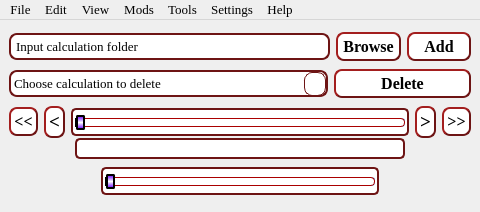
<?xml version="1.0" encoding="UTF-8"?>
<ui version="4.0">
 <class>VRVisual</class>
 <widget class="QMainWindow" name="VRVisual">
  <property name="windowModality">
   <enum>Qt::NonModal</enum>
  </property>
  <property name="geometry">
   <rect>
    <x>0</x>
    <y>0</y>
    <width>480</width>
    <height>212</height>
   </rect>
  </property>
  <property name="sizePolicy">
   <sizepolicy hsizetype="Preferred" vsizetype="Fixed">
    <horstretch>0</horstretch>
    <verstretch>0</verstretch>
   </sizepolicy>
  </property>
  <property name="minimumSize">
   <size>
    <width>480</width>
    <height>212</height>
   </size>
  </property>
  <property name="maximumSize">
   <size>
    <width>720</width>
    <height>318</height>
   </size>
  </property>
  <property name="contextMenuPolicy">
   <enum>Qt::DefaultContextMenu</enum>
  </property>
  <property name="acceptDrops">
   <bool>false</bool>
  </property>
  <property name="windowTitle">
   <string>VaspReader</string>
  </property>
  <property name="windowIcon">
   <iconset resource="Resource.qrc">
    <normaloff>:/VRlogo/VR-logo.ico</normaloff>:/VRlogo/VR-logo.ico</iconset>
  </property>
  <property name="autoFillBackground">
   <bool>false</bool>
  </property>
  <property name="styleSheet">
   <string notr="true">QWidget#MainWidget{
	background-image: url(:/visual/VRVisual_background.png);
	background-position: right bottom;
}
QLineEdit{
  border-radius: 8px;
  border: 2px solid rgb(109, 20, 20);
  padding: 3px 3px;
}
QLineEdit:hover{
  border-radius: 8px;
  background-color: rgb(255, 248, 231);
  border: 1px solid rgb(109, 20, 20);
  padding: 3px 3px;
}
QLineEdit:focus {
  border: 3px solid rgb(0, 0, 0);
}

QLineEdit::placeholder {
  color: #000000;
}
QPushButton {
  background-color: rgb(255, 255, 255);
  color: black;
  font-weight: 600;
  border-radius: 8px;
  border: 2px solid rgb(109, 20, 20);
  padding: 3px 3px;
  margin-top: 0px;
  outline: 0px;
  border-style: outset;
}
QPushButton:hover {
  background-color: rgb(255, 248, 231);
  border: 1px solid rgb(74, 0, 0);
  border-style: outset;
}
QPushButton:pressed {
background-color: rgb(255, 247, 221);
border: 3px solid #000000
}
QComboBox {
  border-radius: 8px;
  border: 2px solid rgb(109, 20, 20);
  padding: 3px 3px;
}
QComboBox::drop-down {
  width: 18px;
  height:22px;
  padding: 0px 1px;
  border: 1px solid rgb(109, 20, 20);
  border-radius: 8px;
}
QComboBox::down-arrow {
  image: url(:/down-arrow_ico/down-arrow.ico);
  width: 18px;
  height:22px;
}
QComboBox::down-arrow:hover {
    width: 18px;
    height:22px;
    padding: 0px 1px;
    border: 1px solid #000000;
    border-radius: 8px;
	background-color: rgb(255, 229, 162);
}
QComboBox::down-arrow:pressed {
    width: 18px;
    height:22px;
    padding: 0px 1px;
    border: 1px solid #000000;
    border-radius: 8px;
	background-color: rgb(255, 232, 216);
}
QComboBox:pressed {
	background-color: rgb(255, 250, 237);
	border: 3px solid #000000;
    border-radius: 8px;
}
QComboBox:hover{
  border-radius: 8px;
  background-color: rgb(255, 248, 231);
  border: 1px solid rgb(109, 20, 20);
  padding: 3px 3px;
}
QFrame{
  border: 2px solid rgb(109, 20, 20);
  border-radius: 5px;
	background-color: rgb(255, 255, 255);
}
QFrame:hover{
  background-color: rgb(255, 248, 231);
  border: 1px solid rgb(109, 20, 20);
  background-color: rgb(255, 248, 231);
}
QSlider{
  background-color: rgb(255, 255, 255);
}
QSlider:hover{
  background-color: rgb(255, 248, 231);
}

QSlider::groove:horizontal{
border: 1px solid #637EB8;
background: white;
height: 7px;
border-radius: 3px;
}
QSlider::sub-page:horizontal {
background: qlineargradient(spread:reflect, x1:0.534, y1:0, x2:0.534, y2:0.5, stop:0 rgba(106, 0, 255, 255), stop:1 rgba(255, 255, 255, 255));
border: 1px solid rgb(0, 0, 0);
height: 10px;
border-radius: 4px;
}
QSlider::add-page:horizontal {
background: #fff;
border: 1px solid rgb(170, 0, 0);
height: 10px;
border-radius: 4px;
}
QSlider::handle:horizontal{
background: qlineargradient(spread:reflect, x1:0.534, y1:0, x2:0.534, y2:0.5, stop:0 rgba(106, 0, 255, 255), stop:1 rgba(255, 255, 255, 255));
border: 2px solid rgb(0, 0, 0);
width: 5px;
margin-top: -4px;
margin-bottom: -4px;
border-radius: 2px;
}</string>
  </property>
  <property name="locale">
   <locale language="English" country="UnitedStates"/>
  </property>
  <property name="inputMethodHints">
   <set>Qt::ImhNone</set>
  </property>
  <property name="iconSize">
   <size>
    <width>24</width>
    <height>24</height>
   </size>
  </property>
  <property name="toolButtonStyle">
   <enum>Qt::ToolButtonIconOnly</enum>
  </property>
  <property name="tabShape">
   <enum>QTabWidget::Rounded</enum>
  </property>
  <property name="dockNestingEnabled">
   <bool>false</bool>
  </property>
  <property name="unifiedTitleAndToolBarOnMac">
   <bool>false</bool>
  </property>
  <widget class="QWidget" name="MainWidget">
   <property name="sizePolicy">
    <sizepolicy hsizetype="Preferred" vsizetype="Fixed">
     <horstretch>0</horstretch>
     <verstretch>0</verstretch>
    </sizepolicy>
   </property>
   <property name="styleSheet">
    <string notr="true"/>
   </property>
   <layout class="QGridLayout" name="gridLayout" rowstretch="0,0,0,0,0,0,0,0" columnstretch="0,0,0,0">
    <property name="topMargin">
     <number>12</number>
    </property>
    <property name="horizontalSpacing">
     <number>8</number>
    </property>
    <property name="verticalSpacing">
     <number>0</number>
    </property>
    <item row="5" column="0" colspan="4">
     <widget class="QWidget" name="CentralWidget" native="true">
      <layout class="QHBoxLayout" name="horizontalLayout">
       <property name="leftMargin">
        <number>0</number>
       </property>
       <property name="topMargin">
        <number>0</number>
       </property>
       <property name="rightMargin">
        <number>0</number>
       </property>
       <property name="bottomMargin">
        <number>0</number>
       </property>
       <item>
        <widget class="QPushButton" name="ToFirstStep">
         <property name="font">
          <font>
           <family>Times New Roman</family>
           <pointsize>12</pointsize>
           <bold>true</bold>
          </font>
         </property>
         <property name="text">
          <string>&lt;&lt;</string>
         </property>
        </widget>
       </item>
       <item>
        <widget class="QPushButton" name="MoveBack">
         <property name="font">
          <font>
           <family>Times New Roman</family>
           <pointsize>14</pointsize>
           <bold>true</bold>
          </font>
         </property>
         <property name="text">
          <string>&lt;</string>
         </property>
        </widget>
       </item>
       <item>
        <widget class="QFrame" name="StepSliderWidget">
         <property name="sizePolicy">
          <sizepolicy hsizetype="Preferred" vsizetype="Fixed">
           <horstretch>0</horstretch>
           <verstretch>0</verstretch>
          </sizepolicy>
         </property>
         <property name="autoFillBackground">
          <bool>false</bool>
         </property>
         <property name="frameShape">
          <enum>QFrame::Box</enum>
         </property>
         <property name="frameShadow">
          <enum>QFrame::Sunken</enum>
         </property>
         <property name="lineWidth">
          <number>3</number>
         </property>
         <property name="midLineWidth">
          <number>1</number>
         </property>
         <layout class="QVBoxLayout" name="verticalLayout_2">
          <property name="leftMargin">
           <number>2</number>
          </property>
          <property name="topMargin">
           <number>2</number>
          </property>
          <property name="rightMargin">
           <number>2</number>
          </property>
          <property name="bottomMargin">
           <number>2</number>
          </property>
          <item>
           <widget class="QSlider" name="StepSlider">
            <property name="font">
             <font>
              <family>Times New Roman</family>
              <pointsize>12</pointsize>
             </font>
            </property>
            <property name="acceptDrops">
             <bool>false</bool>
            </property>
            <property name="toolTip">
             <string/>
            </property>
            <property name="autoFillBackground">
             <bool>false</bool>
            </property>
            <property name="singleStep">
             <number>1</number>
            </property>
            <property name="orientation">
             <enum>Qt::Horizontal</enum>
            </property>
            <property name="invertedAppearance">
             <bool>false</bool>
            </property>
            <property name="invertedControls">
             <bool>false</bool>
            </property>
            <property name="tickPosition">
             <enum>QSlider::TicksBelow</enum>
            </property>
            <property name="tickInterval">
             <number>5</number>
            </property>
           </widget>
          </item>
         </layout>
        </widget>
       </item>
       <item>
        <widget class="QPushButton" name="MoveForward">
         <property name="font">
          <font>
           <family>Times New Roman</family>
           <pointsize>14</pointsize>
           <bold>true</bold>
          </font>
         </property>
         <property name="text">
          <string>&gt;</string>
         </property>
        </widget>
       </item>
       <item>
        <widget class="QPushButton" name="ToLastStep">
         <property name="font">
          <font>
           <family>Times New Roman</family>
           <pointsize>12</pointsize>
           <bold>true</bold>
          </font>
         </property>
         <property name="text">
          <string>&gt;&gt;</string>
         </property>
        </widget>
       </item>
      </layout>
     </widget>
    </item>
    <item row="0" column="0" colspan="4">
     <layout class="QHBoxLayout" name="TopWidget" stretch="5,1,1">
      <property name="spacing">
       <number>6</number>
      </property>
      <property name="bottomMargin">
       <number>8</number>
      </property>
      <item>
       <widget class="QLineEdit" name="DirectoryPath">
        <property name="palette">
         <palette>
          <active>
           <colorrole role="PlaceholderText">
            <brush brushstyle="SolidPattern">
             <color alpha="255">
              <red>0</red>
              <green>0</green>
              <blue>0</blue>
             </color>
            </brush>
           </colorrole>
          </active>
          <inactive>
           <colorrole role="PlaceholderText">
            <brush brushstyle="SolidPattern">
             <color alpha="255">
              <red>0</red>
              <green>0</green>
              <blue>0</blue>
             </color>
            </brush>
           </colorrole>
          </inactive>
          <disabled>
           <colorrole role="PlaceholderText">
            <brush brushstyle="SolidPattern">
             <color alpha="255">
              <red>0</red>
              <green>0</green>
              <blue>0</blue>
             </color>
            </brush>
           </colorrole>
          </disabled>
         </palette>
        </property>
        <property name="font">
         <font>
          <family>Times New Roman</family>
          <pointsize>10</pointsize>
         </font>
        </property>
        <property name="text">
         <string/>
        </property>
        <property name="placeholderText">
         <string>Input calculation folder</string>
        </property>
       </widget>
      </item>
      <item>
       <widget class="QPushButton" name="BrowseButton">
        <property name="font">
         <font>
          <family>Times New Roman</family>
          <pointsize>12</pointsize>
          <bold>true</bold>
         </font>
        </property>
        <property name="cursor">
         <cursorShape>PointingHandCursor</cursorShape>
        </property>
        <property name="text">
         <string>Browse</string>
        </property>
       </widget>
      </item>
      <item>
       <widget class="QPushButton" name="CalculationAddButton">
        <property name="font">
         <font>
          <family>Times New Roman</family>
          <pointsize>12</pointsize>
          <bold>true</bold>
         </font>
        </property>
        <property name="cursor">
         <cursorShape>PointingHandCursor</cursorShape>
        </property>
        <property name="text">
         <string>Add</string>
        </property>
        <property name="flat">
         <bool>false</bool>
        </property>
       </widget>
      </item>
     </layout>
    </item>
    <item row="7" column="0" colspan="4">
     <widget class="QWidget" name="LowerWidget" native="true">
      <layout class="QHBoxLayout" name="horizontalLayout_2" stretch="1,3,1">
       <property name="leftMargin">
        <number>0</number>
       </property>
       <property name="topMargin">
        <number>8</number>
       </property>
       <property name="rightMargin">
        <number>0</number>
       </property>
       <property name="bottomMargin">
        <number>8</number>
       </property>
       <item>
        <spacer name="HSpaser1">
         <property name="orientation">
          <enum>Qt::Horizontal</enum>
         </property>
         <property name="sizeHint" stdset="0">
          <size>
           <width>40</width>
           <height>20</height>
          </size>
         </property>
        </spacer>
       </item>
       <item>
        <widget class="QFrame" name="SpeedSliderWidget">
         <property name="sizePolicy">
          <sizepolicy hsizetype="Preferred" vsizetype="Fixed">
           <horstretch>0</horstretch>
           <verstretch>0</verstretch>
          </sizepolicy>
         </property>
         <property name="autoFillBackground">
          <bool>false</bool>
         </property>
         <property name="frameShape">
          <enum>QFrame::Box</enum>
         </property>
         <property name="frameShadow">
          <enum>QFrame::Sunken</enum>
         </property>
         <property name="lineWidth">
          <number>2</number>
         </property>
         <property name="midLineWidth">
          <number>1</number>
         </property>
         <layout class="QVBoxLayout" name="verticalLayout">
          <property name="leftMargin">
           <number>2</number>
          </property>
          <property name="topMargin">
           <number>2</number>
          </property>
          <property name="rightMargin">
           <number>2</number>
          </property>
          <property name="bottomMargin">
           <number>2</number>
          </property>
          <item>
           <widget class="QSlider" name="SpeedSlider">
            <property name="font">
             <font>
              <family>Times New Roman</family>
              <pointsize>12</pointsize>
             </font>
            </property>
            <property name="acceptDrops">
             <bool>false</bool>
            </property>
            <property name="toolTip">
             <string/>
            </property>
            <property name="autoFillBackground">
             <bool>false</bool>
            </property>
            <property name="singleStep">
             <number>1</number>
            </property>
            <property name="orientation">
             <enum>Qt::Horizontal</enum>
            </property>
            <property name="invertedAppearance">
             <bool>false</bool>
            </property>
            <property name="invertedControls">
             <bool>false</bool>
            </property>
            <property name="tickPosition">
             <enum>QSlider::TicksBelow</enum>
            </property>
            <property name="tickInterval">
             <number>5</number>
            </property>
           </widget>
          </item>
         </layout>
        </widget>
       </item>
       <item>
        <spacer name="HSpacer2">
         <property name="orientation">
          <enum>Qt::Horizontal</enum>
         </property>
         <property name="sizeHint" stdset="0">
          <size>
           <width>40</width>
           <height>20</height>
          </size>
         </property>
        </spacer>
       </item>
      </layout>
     </widget>
    </item>
    <item row="6" column="0" colspan="4">
     <layout class="QHBoxLayout" name="StepLabalWidget" stretch="1,5,1">
      <item>
       <spacer name="HSpacer3">
        <property name="orientation">
         <enum>Qt::Horizontal</enum>
        </property>
        <property name="sizeHint" stdset="0">
         <size>
          <width>40</width>
          <height>20</height>
         </size>
        </property>
       </spacer>
      </item>
      <item>
       <widget class="QLabel" name="StepLabel">
        <property name="text">
         <string/>
        </property>
        <property name="alignment">
         <set>Qt::AlignCenter</set>
        </property>
       </widget>
      </item>
      <item>
       <spacer name="HSpacer4">
        <property name="orientation">
         <enum>Qt::Horizontal</enum>
        </property>
        <property name="sizeHint" stdset="0">
         <size>
          <width>40</width>
          <height>20</height>
         </size>
        </property>
       </spacer>
      </item>
     </layout>
    </item>
    <item row="1" column="0" colspan="4">
     <layout class="QHBoxLayout" name="DeleteCalculationWidget" stretch="7,3">
      <property name="spacing">
       <number>6</number>
      </property>
      <property name="bottomMargin">
       <number>8</number>
      </property>
      <item>
       <widget class="QComboBox" name="AddedCalculations">
        <property name="font">
         <font>
          <family>Times New Roman</family>
          <pointsize>10</pointsize>
         </font>
        </property>
        <property name="cursor">
         <cursorShape>PointingHandCursor</cursorShape>
        </property>
        <property name="currentText">
         <string/>
        </property>
        <property name="placeholderText">
         <string>Choose calculation to delete</string>
        </property>
       </widget>
      </item>
      <item>
       <widget class="QPushButton" name="DeleteCalculationButton">
        <property name="font">
         <font>
          <family>Times New Roman</family>
          <pointsize>12</pointsize>
          <bold>true</bold>
         </font>
        </property>
        <property name="cursor">
         <cursorShape>PointingHandCursor</cursorShape>
        </property>
        <property name="text">
         <string>Delete</string>
        </property>
       </widget>
      </item>
     </layout>
    </item>
   </layout>
  </widget>
  <widget class="QMenuBar" name="VisualMenubar">
   <property name="geometry">
    <rect>
     <x>0</x>
     <y>0</y>
     <width>480</width>
     <height>21</height>
    </rect>
   </property>
   <property name="font">
    <font>
     <family>Times New Roman</family>
     <pointsize>10</pointsize>
    </font>
   </property>
   <widget class="QMenu" name="VisualMenuFile">
    <property name="font">
     <font>
      <family>Times New Roman</family>
      <pointsize>10</pointsize>
     </font>
    </property>
    <property name="title">
     <string>File</string>
    </property>
    <addaction name="AOpen_calculation"/>
    <addaction name="separator"/>
    <addaction name="ACalculation_State"/>
    <addaction name="separator"/>
    <addaction name="ALoad_Calculation_State"/>
    <addaction name="ASave_Calculation_State"/>
    <addaction name="separator"/>
    <addaction name="AProgram_Configuration"/>
    <addaction name="separator"/>
    <addaction name="ALoad_Configuration"/>
    <addaction name="ASave_Configuration"/>
    <addaction name="separator"/>
    <addaction name="AExit"/>
   </widget>
   <widget class="QMenu" name="VisualMenuEdit">
    <property name="font">
     <font>
      <family>Times New Roman</family>
      <pointsize>10</pointsize>
     </font>
    </property>
    <property name="title">
     <string>Edit</string>
    </property>
    <widget class="QMenu" name="VisualMenuLight">
     <property name="font">
      <font>
       <family>Times New Roman</family>
       <pointsize>10</pointsize>
      </font>
     </property>
     <property name="title">
      <string>Light</string>
     </property>
     <addaction name="ALight_1"/>
     <addaction name="ALight_2"/>
     <addaction name="ALight_3"/>
     <addaction name="ALight_4"/>
     <addaction name="ALight_5"/>
     <addaction name="ALight_6"/>
     <addaction name="ALight_7"/>
     <addaction name="ALight_8"/>
     <addaction name="separator"/>
     <addaction name="actionLight_Settings"/>
    </widget>
    <addaction name="ADelete_coordinates_after_leave_cell"/>
    <addaction name="separator"/>
    <addaction name="VisualMenuLight"/>
    <addaction name="separator"/>
    <addaction name="ABackground"/>
   </widget>
   <widget class="QMenu" name="VisualMenuMods">
    <property name="font">
     <font>
      <family>Times New Roman</family>
      <pointsize>10</pointsize>
     </font>
    </property>
    <property name="title">
     <string>Mods</string>
    </property>
    <widget class="QMenu" name="VisualMenuSupercomputer">
     <property name="title">
      <string>Supercomputer</string>
     </property>
     <addaction name="AConsole"/>
     <addaction name="AFileSharing"/>
    </widget>
    <widget class="QMenu" name="menuVASP">
     <property name="enabled">
      <bool>true</bool>
     </property>
     <property name="title">
      <string>VASP</string>
     </property>
     <addaction name="VASP_Processing"/>
     <addaction name="VASP_OSZICAR"/>
     <addaction name="VASP_POSCAR"/>
     <addaction name="VASP_CHGCAR"/>
     <addaction name="VASP_IR_and_RAMAN"/>
    </widget>
    <widget class="QMenu" name="menuLAMMPS">
     <property name="enabled">
      <bool>true</bool>
     </property>
     <property name="title">
      <string>LAMMPS</string>
     </property>
     <addaction name="LAMMPS_Processing"/>
    </widget>
    <widget class="QMenu" name="menuSRIM">
     <property name="enabled">
      <bool>true</bool>
     </property>
     <property name="title">
      <string>SRIM</string>
     </property>
     <addaction name="SRIM_Processing"/>
    </widget>
    <addaction name="menuVASP"/>
    <addaction name="separator"/>
    <addaction name="menuLAMMPS"/>
    <addaction name="separator"/>
    <addaction name="menuSRIM"/>
    <addaction name="separator"/>
    <addaction name="VisualMenuSupercomputer"/>
    <addaction name="separator"/>
    <addaction name="AGraphs"/>
   </widget>
   <widget class="QMenu" name="VisualMenuTools">
    <property name="font">
     <font>
      <family>Times New Roman</family>
      <pointsize>10</pointsize>
     </font>
    </property>
    <property name="title">
     <string>Tools</string>
    </property>
    <widget class="QMenu" name="VisualMenuSelect_mode">
     <property name="font">
      <font>
       <family>Times New Roman</family>
       <pointsize>10</pointsize>
      </font>
     </property>
     <property name="title">
      <string>Selection type</string>
     </property>
     <addaction name="AKeyboard"/>
     <addaction name="AMouse_keyboard"/>
    </widget>
    <widget class="QMenu" name="VisualMenuLabel">
     <property name="font">
      <font>
       <family>Times New Roman</family>
       <pointsize>10</pointsize>
      </font>
     </property>
     <property name="title">
      <string>Label</string>
     </property>
     <addaction name="AAtom_ID"/>
     <addaction name="ABond"/>
     <addaction name="AValence_angle"/>
    </widget>
    <addaction name="VisualMenuSelect_mode"/>
    <addaction name="separator"/>
    <addaction name="VisualMenuLabel"/>
    <addaction name="separator"/>
    <addaction name="AForm_POSCAR"/>
    <addaction name="separator"/>
    <addaction name="AScreenshot"/>
   </widget>
   <widget class="QMenu" name="VisualMenuHelp">
    <property name="font">
     <font>
      <family>Times New Roman</family>
      <pointsize>10</pointsize>
     </font>
    </property>
    <property name="title">
     <string>Help</string>
    </property>
    <addaction name="AAbout_the_program"/>
    <addaction name="separator"/>
    <addaction name="AAbout_window"/>
    <addaction name="separator"/>
    <addaction name="ALatest_update"/>
    <addaction name="separator"/>
    <addaction name="AChanges_history"/>
   </widget>
   <widget class="QMenu" name="VisualMenuView">
    <property name="title">
     <string>View</string>
    </property>
    <widget class="QMenu" name="menuProjection">
     <property name="title">
      <string>Projection</string>
     </property>
     <addaction name="APerspective"/>
     <addaction name="AOrthographic"/>
    </widget>
    <addaction name="AAxes"/>
    <addaction name="ACell_boarder"/>
    <addaction name="separator"/>
    <addaction name="menuProjection"/>
    <addaction name="separator"/>
    <addaction name="ABonds"/>
   </widget>
   <widget class="QMenu" name="VisualSettings">
    <property name="title">
     <string>Settings</string>
    </property>
    <widget class="QMenu" name="menuParsing_using">
     <property name="title">
      <string>Parsing using</string>
     </property>
     <addaction name="AThreading"/>
     <addaction name="AMultiprocessing"/>
    </widget>
    <addaction name="menuParsing_using"/>
   </widget>
   <addaction name="VisualMenuFile"/>
   <addaction name="VisualMenuEdit"/>
   <addaction name="VisualMenuView"/>
   <addaction name="VisualMenuMods"/>
   <addaction name="VisualMenuTools"/>
   <addaction name="VisualSettings"/>
   <addaction name="VisualMenuHelp"/>
  </widget>
  <action name="AOpen_calculation">
   <property name="text">
    <string>Open calculation</string>
   </property>
   <property name="font">
    <font>
     <family>Times New Roman</family>
     <pointsize>10</pointsize>
    </font>
   </property>
  </action>
  <action name="ALoad_Calculation_State">
   <property name="text">
    <string>Load</string>
   </property>
   <property name="font">
    <font>
     <family>Times New Roman</family>
     <pointsize>10</pointsize>
    </font>
   </property>
  </action>
  <action name="ASave_Calculation_State">
   <property name="text">
    <string>Save</string>
   </property>
   <property name="font">
    <font>
     <family>Times New Roman</family>
     <pointsize>10</pointsize>
    </font>
   </property>
  </action>
  <action name="ALoad_Configuration">
   <property name="text">
    <string>Load</string>
   </property>
   <property name="font">
    <font>
     <family>Times New Roman</family>
     <pointsize>10</pointsize>
    </font>
   </property>
  </action>
  <action name="ASave_Configuration">
   <property name="text">
    <string>Save</string>
   </property>
   <property name="font">
    <font>
     <family>Times New Roman</family>
     <pointsize>10</pointsize>
    </font>
   </property>
  </action>
  <action name="AExit">
   <property name="text">
    <string>Exit</string>
   </property>
   <property name="font">
    <font>
     <family>Times New Roman</family>
     <pointsize>10</pointsize>
    </font>
   </property>
  </action>
  <action name="AAxes">
   <property name="checkable">
    <bool>true</bool>
   </property>
   <property name="checked">
    <bool>true</bool>
   </property>
   <property name="text">
    <string>Axes</string>
   </property>
  </action>
  <action name="ACell_boarder">
   <property name="checkable">
    <bool>true</bool>
   </property>
   <property name="checked">
    <bool>true</bool>
   </property>
   <property name="text">
    <string>Cell boarder</string>
   </property>
  </action>
  <action name="ABonds">
   <property name="text">
    <string>Bonds</string>
   </property>
  </action>
  <action name="actionChange_background">
   <property name="text">
    <string>Change background</string>
   </property>
  </action>
  <action name="ADelete_coordinates_after_leave_cell">
   <property name="checkable">
    <bool>true</bool>
   </property>
   <property name="checked">
    <bool>true</bool>
   </property>
   <property name="text">
    <string>Delete coordinates after leave cell</string>
   </property>
   <property name="font">
    <font>
     <family>Times New Roman</family>
     <pointsize>10</pointsize>
    </font>
   </property>
  </action>
  <action name="ALight_1">
   <property name="text">
    <string>Light 1</string>
   </property>
   <property name="font">
    <font>
     <family>Times New Roman</family>
     <pointsize>10</pointsize>
    </font>
   </property>
  </action>
  <action name="ALight_2">
   <property name="text">
    <string>Light 2</string>
   </property>
   <property name="font">
    <font>
     <family>Times New Roman</family>
     <pointsize>10</pointsize>
    </font>
   </property>
  </action>
  <action name="ALight_3">
   <property name="text">
    <string>Light 3</string>
   </property>
   <property name="font">
    <font>
     <family>Times New Roman</family>
     <pointsize>10</pointsize>
    </font>
   </property>
  </action>
  <action name="ALight_4">
   <property name="text">
    <string>Light 4</string>
   </property>
   <property name="font">
    <font>
     <family>Times New Roman</family>
     <pointsize>10</pointsize>
    </font>
   </property>
  </action>
  <action name="ALight_5">
   <property name="text">
    <string>Light 5</string>
   </property>
   <property name="font">
    <font>
     <family>Times New Roman</family>
     <pointsize>10</pointsize>
    </font>
   </property>
  </action>
  <action name="ALight_6">
   <property name="text">
    <string>Light 6</string>
   </property>
   <property name="font">
    <font>
     <family>Times New Roman</family>
     <pointsize>10</pointsize>
    </font>
   </property>
  </action>
  <action name="ALight_7">
   <property name="text">
    <string>Light 7</string>
   </property>
   <property name="font">
    <font>
     <family>Times New Roman</family>
     <pointsize>10</pointsize>
    </font>
   </property>
  </action>
  <action name="ALight_8">
   <property name="text">
    <string>Light 8</string>
   </property>
   <property name="font">
    <font>
     <family>Times New Roman</family>
     <pointsize>10</pointsize>
    </font>
   </property>
  </action>
  <action name="AProcessing">
   <property name="text">
    <string>Processing</string>
   </property>
  </action>
  <action name="AOSZICAR">
   <property name="text">
    <string>OSZICAR</string>
   </property>
  </action>
  <action name="APOSCAR">
   <property name="text">
    <string>POSCAR</string>
   </property>
  </action>
  <action name="ACHGCAR">
   <property name="text">
    <string>CHGCAR</string>
   </property>
  </action>
  <action name="AIR_and_RAMAN">
   <property name="text">
    <string>IR and RAMAN</string>
   </property>
  </action>
  <action name="AGraphs">
   <property name="text">
    <string>Graphs</string>
   </property>
  </action>
  <action name="AKeyboard">
   <property name="checkable">
    <bool>true</bool>
   </property>
   <property name="text">
    <string>Keyboard</string>
   </property>
  </action>
  <action name="AMouse_keyboard">
   <property name="checkable">
    <bool>true</bool>
   </property>
   <property name="text">
    <string>Mouse+keyboard</string>
   </property>
  </action>
  <action name="AAtom_ID">
   <property name="checkable">
    <bool>true</bool>
   </property>
   <property name="text">
    <string>Atom ID</string>
   </property>
  </action>
  <action name="ABond">
   <property name="checkable">
    <bool>true</bool>
   </property>
   <property name="text">
    <string>Bond</string>
   </property>
  </action>
  <action name="AValence_angle">
   <property name="checkable">
    <bool>true</bool>
   </property>
   <property name="text">
    <string>Valence angle</string>
   </property>
  </action>
  <action name="AScreenshot">
   <property name="text">
    <string>Make a screenshot</string>
   </property>
  </action>
  <action name="AForm_POSCAR">
   <property name="text">
    <string>Form POSCAR</string>
   </property>
  </action>
  <action name="AAbout_the_program">
   <property name="text">
    <string>About the program</string>
   </property>
  </action>
  <action name="AAbout_window">
   <property name="text">
    <string>About window</string>
   </property>
  </action>
  <action name="ALatest_update">
   <property name="text">
    <string>Latest update</string>
   </property>
  </action>
  <action name="AChanges_history">
   <property name="text">
    <string>Changes history</string>
   </property>
  </action>
  <action name="ACalculation_State">
   <property name="enabled">
    <bool>false</bool>
   </property>
   <property name="text">
    <string>Calculation State</string>
   </property>
  </action>
  <action name="AProgram_Configuration">
   <property name="enabled">
    <bool>false</bool>
   </property>
   <property name="text">
    <string>Program Configuration</string>
   </property>
  </action>
  <action name="ABackground">
   <property name="text">
    <string>Background</string>
   </property>
  </action>
  <action name="AConsole">
   <property name="text">
    <string>Console</string>
   </property>
  </action>
  <action name="AFileSharing">
   <property name="text">
    <string>FileSharing</string>
   </property>
  </action>
  <action name="actionLight_Settings">
   <property name="text">
    <string>Light Settings</string>
   </property>
  </action>
  <action name="APerspective">
   <property name="checkable">
    <bool>true</bool>
   </property>
   <property name="checked">
    <bool>true</bool>
   </property>
   <property name="text">
    <string>Perspective</string>
   </property>
  </action>
  <action name="AOrthographic">
   <property name="checkable">
    <bool>true</bool>
   </property>
   <property name="text">
    <string>Orthographic</string>
   </property>
  </action>
  <action name="AThreading">
   <property name="checkable">
    <bool>true</bool>
   </property>
   <property name="checked">
    <bool>true</bool>
   </property>
   <property name="enabled">
    <bool>false</bool>
   </property>
   <property name="text">
    <string>Threading</string>
   </property>
  </action>
  <action name="AMultiprocessing">
   <property name="checkable">
    <bool>true</bool>
   </property>
   <property name="enabled">
    <bool>false</bool>
   </property>
   <property name="text">
    <string>Multiprocessing</string>
   </property>
  </action>
  <action name="LAMMPS_Processing">
   <property name="text">
    <string>Processing</string>
   </property>
  </action>
  <action name="SRIM_Processing">
   <property name="text">
    <string>Processing</string>
   </property>
  </action>
  <action name="VASP_Processing">
   <property name="text">
    <string>Processing</string>
   </property>
  </action>
  <action name="VASP_OSZICAR">
   <property name="text">
    <string>OSZICAR</string>
   </property>
  </action>
  <action name="VASP_POSCAR">
   <property name="text">
    <string>POSCAR</string>
   </property>
  </action>
  <action name="VASP_CHGCAR">
   <property name="text">
    <string>CHGCAR</string>
   </property>
  </action>
  <action name="VASP_IR_and_RAMAN">
   <property name="text">
    <string>IR and RAMAN</string>
   </property>
  </action>
 </widget>
 <tabstops>
  <tabstop>StepSlider</tabstop>
 </tabstops>
 <resources>
  <include location="Resource.qrc"/>
 </resources>
 <connections/>
</ui>
